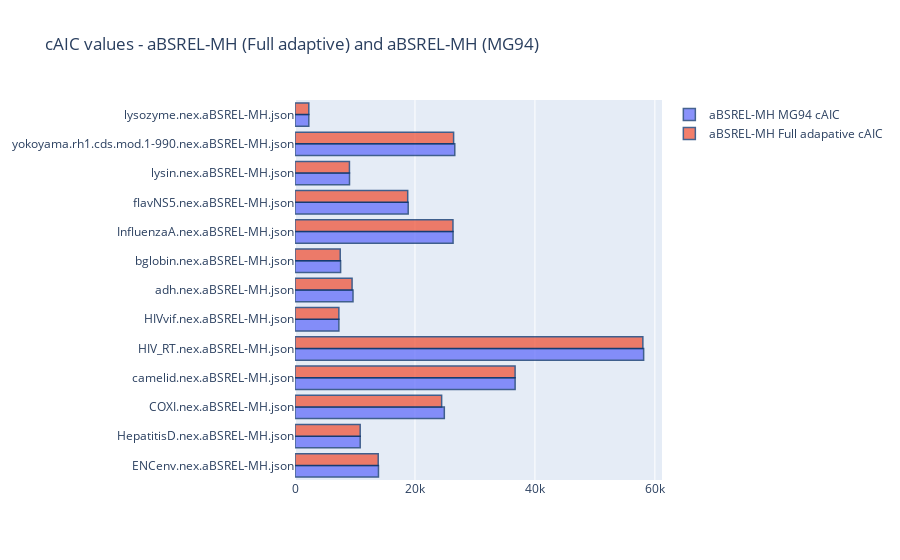

Notebook source saved alongside this figure:
### Markdown cell above
## Plot cAIC -- MH Full adapative model versus MH MG94xREV Model

### Code cell
# Bar plot for AICc - Unconstrained
dataset = []
MH_MG94 = []
MH_Unconstrained = []

for index, row in df.iterrows():
    dataset.append(df["Filename"][index].replace(".BUSTEDS-MH.json",""))
    MH_MG94.append(df["aBSREL-MH_MG94_AICc"][index])
    MH_Unconstrained.append(df["aBSREL-MH_FULL_AICc"][index])
#end for

#plot
fig = go.Figure(data=[
    go.Bar(name='aBSREL-MH MG94 cAIC', y=dataset, x=MH_MG94, orientation='h'),
    go.Bar(name='aBSREL-MH Full adapative cAIC', y=dataset, x=MH_Unconstrained, orientation='h')
])

# Change the bar mode
fig.update_layout(barmode='group')
fig.update_traces(marker_line_color='rgb(8,48,107)',
                  marker_line_width=1.5, opacity=0.75)
title='cAIC values - aBSREL-MH (Full adaptive) and aBSREL-MH (MG94)'
fig.update_layout(title_text=title)
fig.show()
fig.write_image(title.replace(" ", "") + ".png", engine="kaleido")

### Figure 1 — Plotly figure (JSON) as saved in the notebook; plotly's stock layout.template omitted (floating-point values rounded to 4 significant figures)
{"data": [{"marker": {"line": {"color": "rgb(8,48,107)", "width": 1.5}}, "name": "aBSREL-MH MG94 cAIC", "opacity": 0.75, "orientation": "h", "type": "bar", "x": [13910.0, 10870.0, 24900.0, 36700.0, 58130.0, 7313.0, 9670.0, 7603.0, 26350.0, 18870.0, 9086.0, 26640.0, 2301.0], "y": ["ENCenv.nex.aBSREL-MH.json", "HepatitisD.nex.aBSREL-MH.json", "COXI.nex.aBSREL-MH.json", "camelid.nex.aBSREL-MH.json", "HIV_RT.nex.aBSREL-MH.json", "HIVvif.nex.aBSREL-MH.json", "adh.nex.aBSREL-MH.json", "bglobin.nex.aBSREL-MH.json", "InfluenzaA.nex.aBSREL-MH.json", "flavNS5.nex.aBSREL-MH.json", "lysin.nex.aBSREL-MH.json", "yokoyama.rh1.cds.mod.1-990.nex.aBSREL-MH.json", "lysozyme.nex.aBSREL-MH.json"]}, {"marker": {"line": {"color": "rgb(8,48,107)", "width": 1.5}}, "name": "aBSREL-MH Full adapative cAIC", "opacity": 0.75, "orientation": "h", "type": "bar", "x": [13870.0, 10870.0, 24450.0, 36690.0, 58000.0, 7313.0, 9515.0, 7538.0, 26340.0, 18790.0, 9076.0, 26440.0, 2300.0], "y": ["ENCenv.nex.aBSREL-MH.json", "HepatitisD.nex.aBSREL-MH.json", "COXI.nex.aBSREL-MH.json", "camelid.nex.aBSREL-MH.json", "HIV_RT.nex.aBSREL-MH.json", "HIVvif.nex.aBSREL-MH.json", "adh.nex.aBSREL-MH.json", "bglobin.nex.aBSREL-MH.json", "InfluenzaA.nex.aBSREL-MH.json", "flavNS5.nex.aBSREL-MH.json", "lysin.nex.aBSREL-MH.json", "yokoyama.rh1.cds.mod.1-990.nex.aBSREL-MH.json", "lysozyme.nex.aBSREL-MH.json"]}], "layout": {"barmode": "group", "title": {"text": "cAIC values - aBSREL-MH (Full adaptive) and aBSREL-MH (MG94)"}}}
